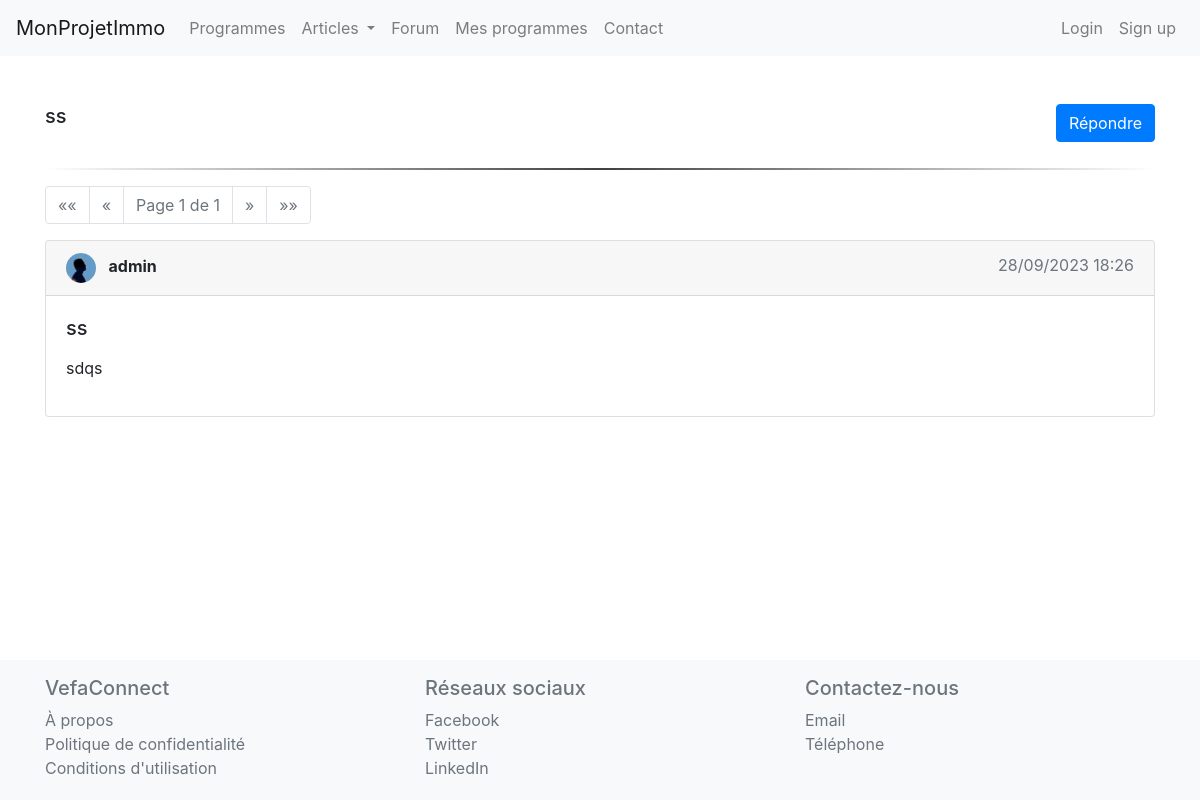
The app's page /program_forum/le-126-courbevoie-none/suivi-de-la-construction-1/ss, older data.
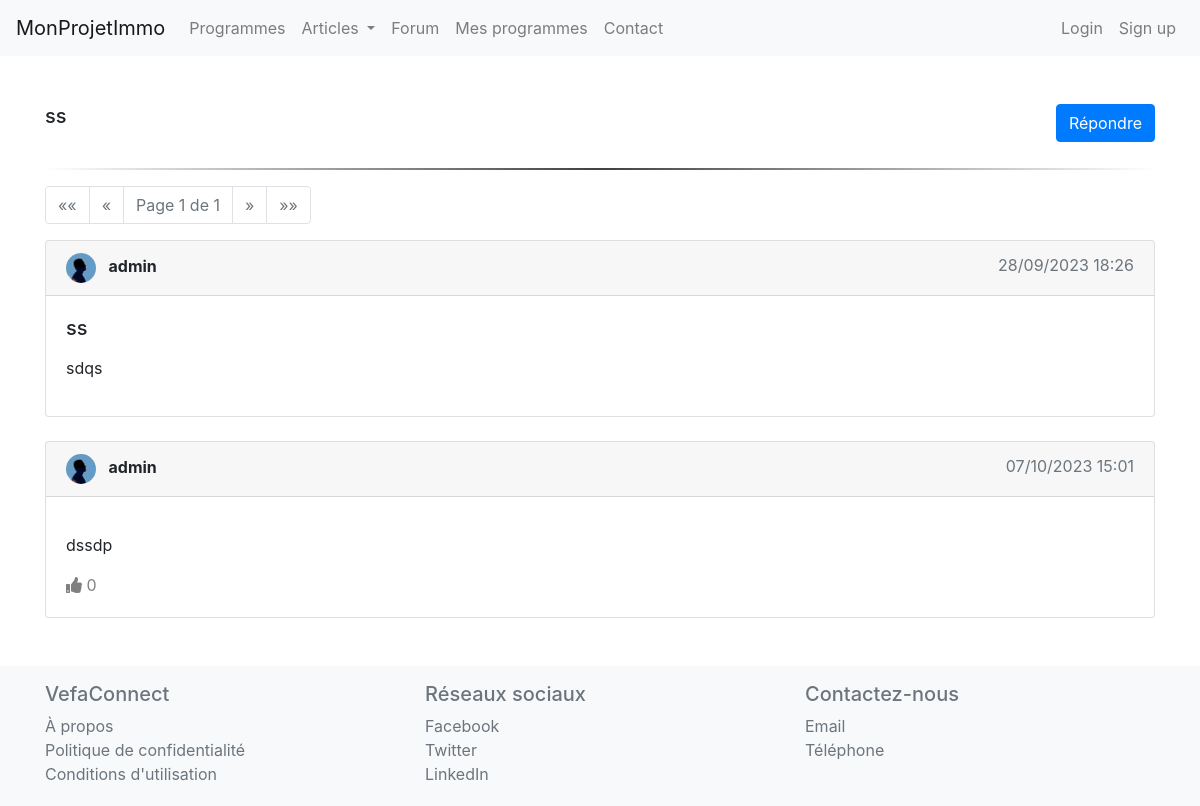
The same page, newer data.
### forum/models.py (models this page shows, shortened)
class Reply(models.Model):
    user = models.ForeignKey(UserProfile, on_delete=models.CASCADE)
    post = models.ForeignKey(ForumPost, on_delete=models.CASCADE, related_name='replies')
    content = models.TextField()
    date_posted = models.DateTimeField(auto_now_add=True)
    upvotes = models.ManyToManyField(UserProfile, related_name="upvoted_responses")
    @property
    def upvote_count(self):
        return self.upvotes.count()

class UserProfile(models.Model):
    GENDER_CHOICES = (
        ('M', 'Male'),
        ('F', 'Female'),
        ('O', 'Other'),
)
    user = models.OneToOneField(User, on_delete=models.CASCADE)
    bio = models.TextField(blank=True)
    followed_programs = models.ManyToManyField('website.RealEstateProgram', through='website.FollowedProgram', related_name='followers')
    joined_date = models.DateTimeField(auto_now_add=True)
    photo = models.ImageField(upload_to='user_photos/', blank=True, null=True)
    first_name = models.CharField(max_length=30, blank=True, null=True)
    last_name = models.CharField(max_length=30, blank=True, null=True)
    gender = models.CharField(max_length=1, null=False, blank=False, choices=GENDER_CHOICES)

### forum/views.py (the view)
# urls.py: path('program_forum/<slug:program_slug>/<slug:topic_slug>/<slug:post_slug>', views.PostDetailView.as_view(), name='program_post_detail'),
class PostDetailView(DetailView):
    model = ForumPost
    template_name = 'post_detail.html'
    context_object_name = 'post'
    slug_field = 'slug'
    slug_url_kwarg = 'post_slug'
    def get_context_data(self, **kwargs):
        context = super().get_context_data(**kwargs)
        topic_slug = self.kwargs['topic_slug']
        post_slug = self.kwargs['post_slug']
        program_slug = self.kwargs.get('program_slug')
        replies = Reply.objects.filter(post=self.object).order_by('date_posted')
        paginator = Paginator(replies, 10)
        if self.request.user.is_authenticated:
            user_profile = UserProfile.objects.get(user=self.request.user)
            user_upvoted_reply_ids = user_profile.upvoted_responses.all().values_list('id', flat=True)
            context['user_upvoted_replies'] = set(user_upvoted_reply_ids)
        page = self.request.GET.get('page')
        context['replies'] = paginator.get_page(page)
        context['reply_form'] = ReplyModelForm()
        return context

### VefaConnect/context_processors.py (called while the page is built)
def categories(request):
    return {
        'categories': Category.objects.all()
    }

### forum/templates/post_detail.html (shortened to what the changed rows need)
{% extends 'base.html' %}
{% load static %}
{% block content %}
<head>
    <link rel="stylesheet" href="https://cdnjs.cloudflare.com/ajax/libs/font-awesome/5.15.1/css/all.min.css">
    <link rel="stylesheet" href="{% static 'forum/css/style.css' %}">
</head>
<div class="container my-5">
    <div id="repliesContainer">
        {% for reply in replies %}
            <div class="card mb-4">
                <div class="card-header d-flex justify-content-between">
                    <div>
                        <img src="{{ reply.user.photo.url }}" class="rounded-circle mr-2" width="30" height="30">
                        <span class="font-weight-bold">{{ reply.user.user.username }}</span>
                    </div>
                    <div>
                        <span class="text-muted">{{ reply.date_posted|date:"d/m/Y H:i" }}</span>
                    </div>
                </div>
                <div class="card-body">
                    <p class="card-text">{{ reply.content|safe }}</p>
                    <div class="upvote-wrapper">
                        <a href="{% url 'upvote_reply' reply.id %}"
                           class="upvote-btn {% if reply.id in user_upvoted_replies %}active-vote{% endif %}"
                           id="upvote-btn-{{ reply.id }}"
                           onclick="handleUpvote({{ reply.id }});">
                            <i class="fas fa-thumbs-up"></i>
                            <span class="vote-count">{{ reply.upvote_count }}</span>
                        </a>
                    </div>
                </div>
            </div>
        {% endfor %}
    </div>
</div>
{% endblock %}

Row changes from the older to the newer data that the page shows:
added Reply: user.photo (placeholder picture), user.user.username "admin", date_posted "07/10/2023 15:01", content "dssdp", upvote_count "0"
